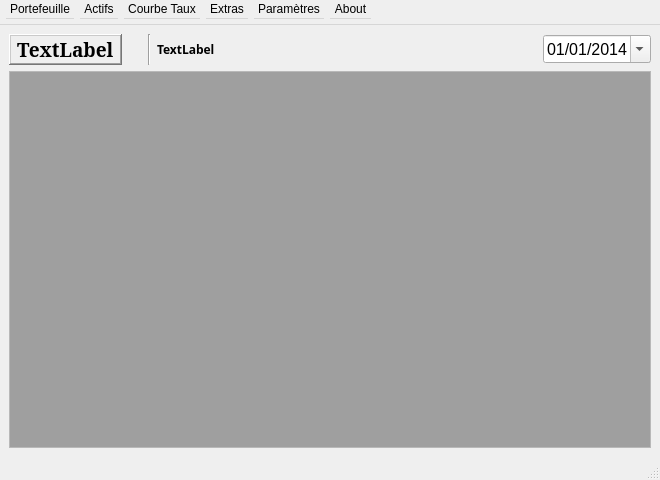
<?xml version="1.0" encoding="UTF-8"?>
<ui version="4.0">
 <class>MDIApp</class>
 <widget class="QMainWindow" name="MDIApp">
  <property name="geometry">
   <rect>
    <x>0</x>
    <y>0</y>
    <width>660</width>
    <height>480</height>
   </rect>
  </property>
  <property name="windowTitle">
   <string>MainWindow</string>
  </property>
  <property name="documentMode">
   <bool>false</bool>
  </property>
  <widget class="QWidget" name="centralwidget">
   <layout class="QVBoxLayout" name="verticalLayout">
    <item>
     <layout class="QHBoxLayout" name="horizontalLayout">
      <item>
       <widget class="QLabel" name="labelUser">
        <property name="font">
         <font>
          <family>Garamond</family>
          <pointsize>14</pointsize>
          <weight>75</weight>
          <bold>true</bold>
         </font>
        </property>
        <property name="frameShape">
         <enum>QFrame::WinPanel</enum>
        </property>
        <property name="frameShadow">
         <enum>QFrame::Raised</enum>
        </property>
        <property name="lineWidth">
         <number>0</number>
        </property>
        <property name="text">
         <string>TextLabel</string>
        </property>
       </widget>
      </item>
      <item>
       <spacer name="horizontalSpacer">
        <property name="orientation">
         <enum>Qt::Horizontal</enum>
        </property>
        <property name="sizeType">
         <enum>QSizePolicy::Fixed</enum>
        </property>
        <property name="sizeHint" stdset="0">
         <size>
          <width>20</width>
          <height>20</height>
         </size>
        </property>
       </spacer>
      </item>
      <item>
       <widget class="Line" name="line">
        <property name="orientation">
         <enum>Qt::Vertical</enum>
        </property>
       </widget>
      </item>
      <item>
       <widget class="QLabel" name="labelDates">
        <property name="font">
         <font>
          <family>Cochin</family>
          <weight>75</weight>
          <bold>true</bold>
         </font>
        </property>
        <property name="text">
         <string>TextLabel</string>
        </property>
       </widget>
      </item>
      <item>
       <spacer name="horizontalSpacer_3">
        <property name="orientation">
         <enum>Qt::Horizontal</enum>
        </property>
        <property name="sizeType">
         <enum>QSizePolicy::Expanding</enum>
        </property>
        <property name="sizeHint" stdset="0">
         <size>
          <width>40</width>
          <height>20</height>
         </size>
        </property>
       </spacer>
      </item>
      <item>
       <widget class="QDateEdit" name="dateEvalEdit">
        <property name="font">
         <font>
          <pointsize>12</pointsize>
         </font>
        </property>
        <property name="buttonSymbols">
         <enum>QAbstractSpinBox::UpDownArrows</enum>
        </property>
        <property name="specialValueText">
         <string/>
        </property>
        <property name="dateTime">
         <datetime>
          <hour>0</hour>
          <minute>0</minute>
          <second>0</second>
          <year>2014</year>
          <month>1</month>
          <day>1</day>
         </datetime>
        </property>
        <property name="displayFormat">
         <string>dd/MM/yyyy</string>
        </property>
        <property name="calendarPopup">
         <bool>true</bool>
        </property>
       </widget>
      </item>
     </layout>
    </item>
    <item>
     <widget class="QMdiArea" name="mdiArea">
      <property name="maximumSize">
       <size>
        <width>16777215</width>
        <height>16777215</height>
       </size>
      </property>
      <property name="frameShape">
       <enum>QFrame::StyledPanel</enum>
      </property>
      <property name="frameShadow">
       <enum>QFrame::Sunken</enum>
      </property>
      <property name="verticalScrollBarPolicy">
       <enum>Qt::ScrollBarAsNeeded</enum>
      </property>
      <property name="horizontalScrollBarPolicy">
       <enum>Qt::ScrollBarAsNeeded</enum>
      </property>
      <property name="viewMode">
       <enum>QMdiArea::TabbedView</enum>
      </property>
      <property name="documentMode">
       <bool>false</bool>
      </property>
      <property name="tabsClosable">
       <bool>true</bool>
      </property>
      <property name="tabsMovable">
       <bool>true</bool>
      </property>
      <property name="tabShape">
       <enum>QTabWidget::Rounded</enum>
      </property>
     </widget>
    </item>
   </layout>
  </widget>
  <widget class="QMenuBar" name="menubar">
   <property name="geometry">
    <rect>
     <x>0</x>
     <y>0</y>
     <width>660</width>
     <height>25</height>
    </rect>
   </property>
   <property name="minimumSize">
    <size>
     <width>0</width>
     <height>25</height>
    </size>
   </property>
   <property name="maximumSize">
    <size>
     <width>16777215</width>
     <height>35</height>
    </size>
   </property>
   <property name="defaultUp">
    <bool>false</bool>
   </property>
   <property name="nativeMenuBar">
    <bool>false</bool>
   </property>
   <widget class="QMenu" name="menuPortefeuille">
    <property name="title">
     <string>Portefeuille</string>
    </property>
    <addaction name="actionMonPortefeuille"/>
    <addaction name="actionGererPortefeuille"/>
    <addaction name="separator"/>
    <addaction name="actionModifierMesPortefeuilles"/>
   </widget>
   <widget class="QMenu" name="menuParametres">
    <property name="title">
     <string>Paramètres</string>
    </property>
    <widget class="QMenu" name="menuDispositionDesFenetres">
     <property name="title">
      <string>Disposition des fenêtres</string>
     </property>
     <addaction name="actionOnglets"/>
     <addaction name="actionSousFenetres"/>
    </widget>
    <addaction name="actionGeneral"/>
    <addaction name="menuDispositionDesFenetres"/>
    <addaction name="actionPlein_cran"/>
   </widget>
   <widget class="QMenu" name="menuExtras">
    <property name="title">
     <string>Extras</string>
    </property>
    <addaction name="actionCalculette"/>
    <addaction name="actionSimulateur"/>
   </widget>
   <widget class="QMenu" name="menuBDD">
    <property name="title">
     <string>Actifs</string>
    </property>
    <widget class="QMenu" name="menuImporter">
     <property name="title">
      <string>Importer</string>
     </property>
     <addaction name="actionImporterActifExcel"/>
     <addaction name="separator"/>
     <addaction name="actionGenererFichierImport"/>
    </widget>
    <addaction name="actionAjoutObligation"/>
    <addaction name="separator"/>
    <addaction name="actionGisement"/>
    <addaction name="separator"/>
    <addaction name="menuImporter"/>
   </widget>
   <widget class="QMenu" name="menuCourbe">
    <property name="title">
     <string>Courbe Taux</string>
    </property>
    <widget class="QMenu" name="menuImporterCourbe">
     <property name="title">
      <string>Importer</string>
     </property>
     <addaction name="actionExcelCourbe"/>
    </widget>
    <addaction name="actionMettreAJour"/>
    <addaction name="menuImporterCourbe"/>
    <addaction name="separator"/>
    <addaction name="actionVisualiser"/>
   </widget>
   <widget class="QMenu" name="menuAbout">
    <property name="title">
     <string>About</string>
    </property>
   </widget>
   <addaction name="menuPortefeuille"/>
   <addaction name="menuBDD"/>
   <addaction name="menuCourbe"/>
   <addaction name="menuExtras"/>
   <addaction name="menuParametres"/>
   <addaction name="menuAbout"/>
  </widget>
  <widget class="QStatusBar" name="statusbar">
   <property name="font">
    <font>
     <pointsize>11</pointsize>
    </font>
   </property>
   <property name="focusPolicy">
    <enum>Qt::NoFocus</enum>
   </property>
   <property name="contextMenuPolicy">
    <enum>Qt::DefaultContextMenu</enum>
   </property>
   <property name="acceptDrops">
    <bool>false</bool>
   </property>
   <property name="layoutDirection">
    <enum>Qt::LeftToRight</enum>
   </property>
   <property name="sizeGripEnabled">
    <bool>true</bool>
   </property>
  </widget>
  <action name="actionNW">
   <property name="text">
    <string>Ouvrir écheancier</string>
   </property>
  </action>
  <action name="actionAffiche">
   <property name="text">
    <string>affiche</string>
   </property>
  </action>
  <action name="actionNouvelle_Fenetre">
   <property name="text">
    <string>Nouvelle Fenetre</string>
   </property>
  </action>
  <action name="actionCalculette">
   <property name="text">
    <string>Calculette</string>
   </property>
  </action>
  <action name="actionProfilUtilisateur">
   <property name="text">
    <string>Profil Utilisateur</string>
   </property>
  </action>
  <action name="actionMon_Portefeuille">
   <property name="text">
    <string>Mes Portefeuilles</string>
   </property>
  </action>
  <action name="actionCSV">
   <property name="text">
    <string>CSV</string>
   </property>
  </action>
  <action name="actionExcel">
   <property name="text">
    <string>Excel</string>
   </property>
  </action>
  <action name="actionCSV_2">
   <property name="text">
    <string>CSV</string>
   </property>
  </action>
  <action name="actionExcel_2">
   <property name="text">
    <string>Excel</string>
   </property>
  </action>
  <action name="actionG_n_rer_Template_Excel">
   <property name="text">
    <string>Générer Template Excel</string>
   </property>
  </action>
  <action name="actionMettreAJour">
   <property name="text">
    <string>&amp;Mettre à jour</string>
   </property>
  </action>
  <action name="actionCSVCourbe">
   <property name="text">
    <string>CSV</string>
   </property>
  </action>
  <action name="actionExcelCourbe">
   <property name="text">
    <string>Excel</string>
   </property>
  </action>
  <action name="actionGisement">
   <property name="text">
    <string>Gisement</string>
   </property>
  </action>
  <action name="actionAjoutObligation">
   <property name="text">
    <string>Ajouter actif</string>
   </property>
  </action>
  <action name="actionMonPortefeuille">
   <property name="text">
    <string>Mes Portefeuilles</string>
   </property>
  </action>
  <action name="actionGererPortefeuille">
   <property name="text">
    <string>Gérer Portefeuilles</string>
   </property>
  </action>
  <action name="actionImporterActifExcel">
   <property name="text">
    <string>Excel</string>
   </property>
  </action>
  <action name="actionImporterActifCSV">
   <property name="text">
    <string>CSV</string>
   </property>
  </action>
  <action name="actionAlertes">
   <property name="text">
    <string>Alertes</string>
   </property>
  </action>
  <action name="actionAutre">
   <property name="text">
    <string>Autres</string>
   </property>
  </action>
  <action name="actionGenererFichierImport">
   <property name="text">
    <string>Générer fichier d'import</string>
   </property>
  </action>
  <action name="actionVisualiser">
   <property name="text">
    <string>&amp;Visualiser</string>
   </property>
  </action>
  <action name="actionGeneral">
   <property name="text">
    <string>General</string>
   </property>
  </action>
  <action name="actionOnglets">
   <property name="text">
    <string>Onglets</string>
   </property>
  </action>
  <action name="actionSousFenetres">
   <property name="text">
    <string>Fenêtres</string>
   </property>
  </action>
  <action name="actionSimulateur">
   <property name="text">
    <string>Simulateur</string>
   </property>
  </action>
  <action name="actionModifierMesPortefeuilles">
   <property name="text">
    <string>Modifier la structure de mes Portefeuilles</string>
   </property>
  </action>
  <action name="actionPlein_cran">
   <property name="text">
    <string>Plein écran</string>
   </property>
  </action>
 </widget>
 <resources/>
 <connections/>
</ui>
